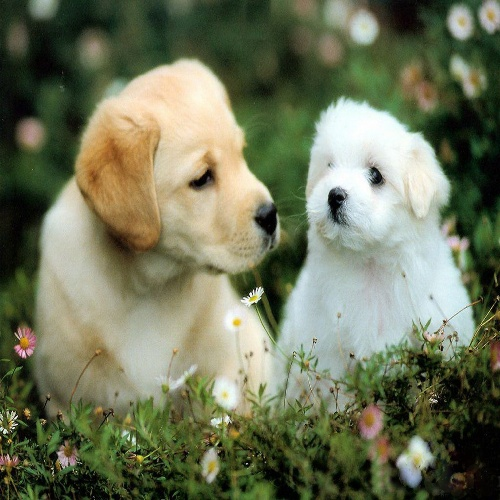
#> input picture opencv/resources/dog.jpg, 500 x 500 px, found by its file name
$ python erosion.py
#> lines starting #> are read from the running program, lines starting #| are printed output that depends on the picture; after the words box and inside, x2 and y2 are one past the last pixel; in counts of white or black regions, pixels touching at a corner belong together
import cv2 as cv
import numpy as np

img = cv.imread('resources/dog.jpg')
#> img is the input picture: shape (500, 500, 3); mean B, G, R 90.5, 116.9, 111.1

blur_img = cv.GaussianBlur(img,(7,7),0)

canny = cv.Canny(blur_img,100,100)
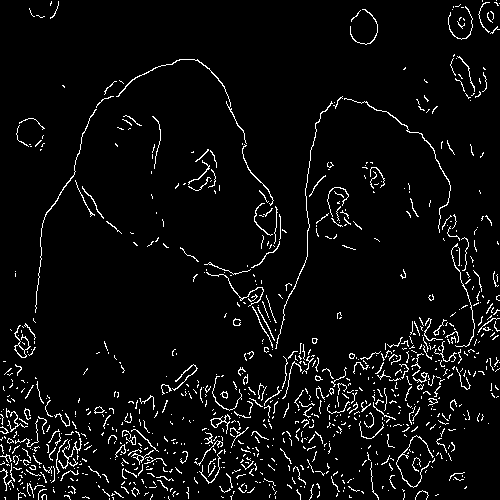
#> canny: shape (500, 500); 4.9% white in thin lines or dots

kernel = np.ones((5,5),np.uint8)
dilated = cv.dilate(canny,kernel,iterations=2)
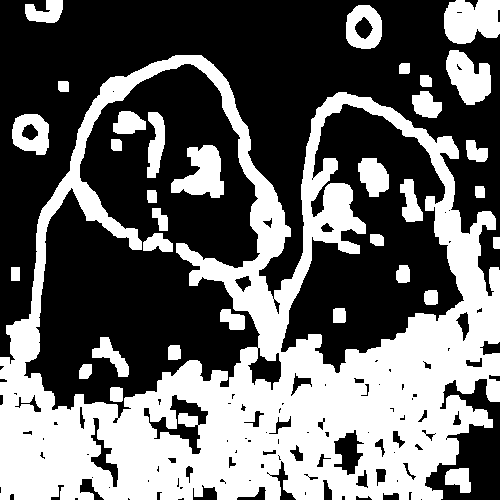
#> dilated: shape (500, 500); 40.6% white; 33 white regions, largest, box (x1, y1, x2, y2) and area: (0, 55, 500, 500) 85376, (444, 0, 500, 44) 2039, (171, 145, 224, 198) 1727
erroded = cv.erode(dilated,kernel,iterations=2)
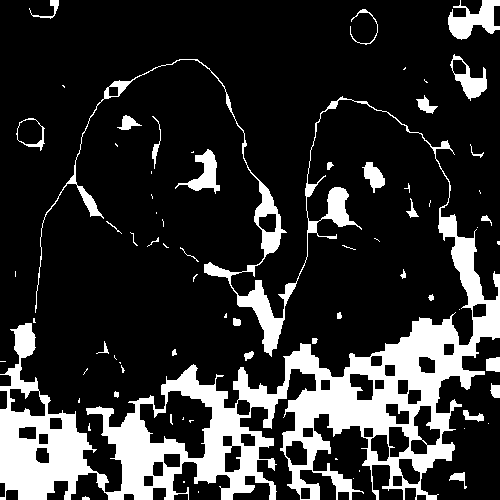
#> erroded: shape (500, 500); 18.8% white; 72 white regions (38 under 20 px), largest, box (x1, y1, x2, y2) and area: (0, 59, 500, 500) 41808, (448, 0, 500, 40) 1123, (175, 149, 220, 194) 741

cv.imshow('canny image',canny)
cv.imshow('dilated image',dilated)
cv.imshow('erroded image',erroded)
cv.waitKey(0)
cv.destroyAllWindows()

$ run again, with opencv/resources/balls.jpg copied over opencv/resources/dog.jpg
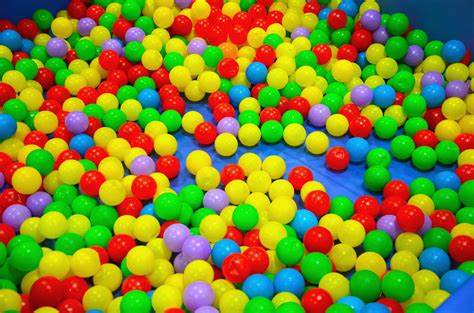
#> input picture opencv/resources/balls.jpg, 474 x 313 px, found by its file name
#> img is the input picture: shape (313, 474, 3); mean B, G, R 48.4, 132.2, 128.5
#> `canny = cv.Canny(blur_img,100,100)`:
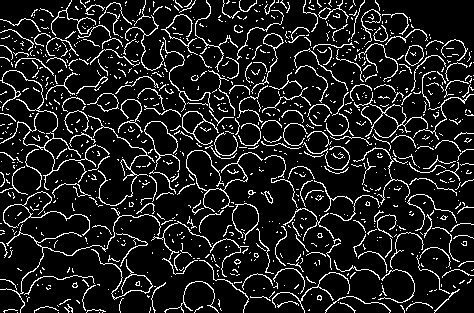
#> canny: shape (313, 474); 11.8% white in thin lines or dots
#> dilated: shape (313, 474); 84.3% white; 246 black regions (94 under 20 px), largest, box (x1, y1, x2, y2) and area: (383, 0, 474, 47) 2285, (47, 253, 117, 285) 810, (0, 239, 38, 278) 614
#> `erroded = cv.erode(dilated,kernel,iterations=2)`:
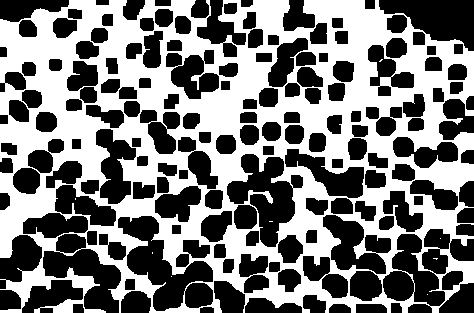
#> erroded: shape (313, 474); 47.3% white; 9 white regions (8 under 20 px), largest, box (x1, y1, x2, y2) and area: (0, 0, 474, 313) 70219
